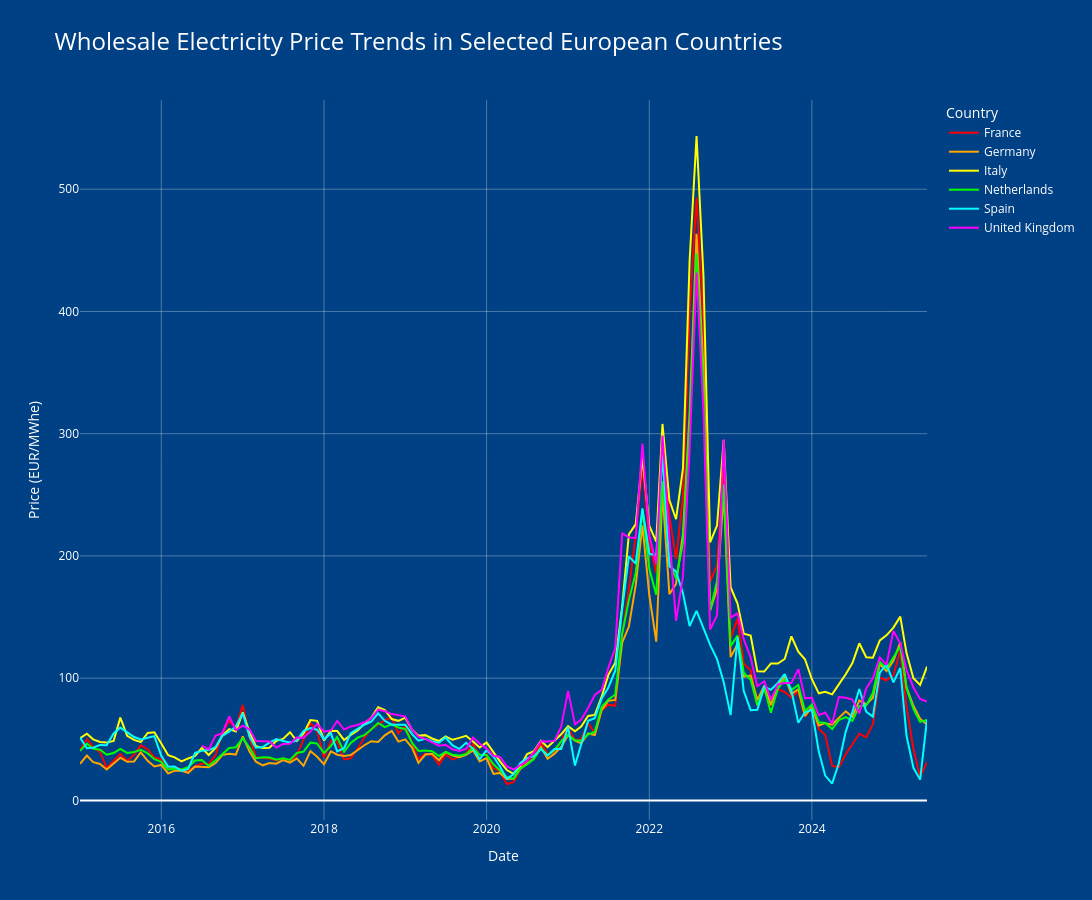

Write notebook code for a chart like this one.
### Markdown cell above
This volatility in investment is further reflected in the **Wholesale Electricity Price Trends in Select European Countries** line chart, which shows prices largely below €100/MWh until a dramatic surge to over €500/MWh in mid-2022 for some countries, before returning to more moderate levels by 2023. Such price swings underscore the inherent market risks and the need for robust financial strategies during the transition. This chart shows the same peak in 2022 the previous chart shows. This can also be attributed to the increased energy demand due to the pandemic and growing tension between Russia and Ukraine (Cevik et al., 2022).

### Code cell
import pandas as pd
import plotly.express as px

# 1) Data inladen en filteren
df = pd.read_csv('european_wholesale_electricity_price_data_monthly.csv')
df['Date'] = pd.to_datetime(df['Date'])
df = df[df['Date'].dt.year >= 2015]
countries = ['Germany', 'France', 'United Kingdom', 'Spain', 'Italy', 'Netherlands']
df = df[df['Country'].isin(countries)]

# 2) Zeer contrastrijke kleuren (geen blauwtint)
contrast_colors = ['#FF0000','#FFA500','#FFFF00','#00FF00','#00FFFF','#FF00FF']

# 3) Maak interactieve line chart met extra grote afmetingen
fig = px.line(
    df,
    x='Date',
    y='Price (EUR/MWhe)',
    color='Country',
    title='Wholesale Electricity Price Trends in Selected European Countries',
    color_discrete_sequence=contrast_colors,
    labels={'Price (EUR/MWhe)':'Price (EUR/MWhe)', 'Date':'Date'},
    width=1600,     # <<< breder
    height=900      # <<< hoger
)

# 4) Achtergrond en styling
fig.update_layout(
    paper_bgcolor='#004084',
    plot_bgcolor='#004084',
    font_color='white',
    title_font_size=24,
    legend_title_font_color='white'
)

# 5) Assen en grid in wit
fig.update_xaxes(
    showgrid=True,
    gridcolor='rgba(255,255,255,0.3)',
    zerolinecolor='white',
    tickfont_color='white',
    title_font_color='white'
)
fig.update_yaxes(
    showgrid=True,
    gridcolor='rgba(255,255,255,0.3)',
    zerolinecolor='white',
    tickfont_color='white',
    title_font_color='white'
)

fig.show()
